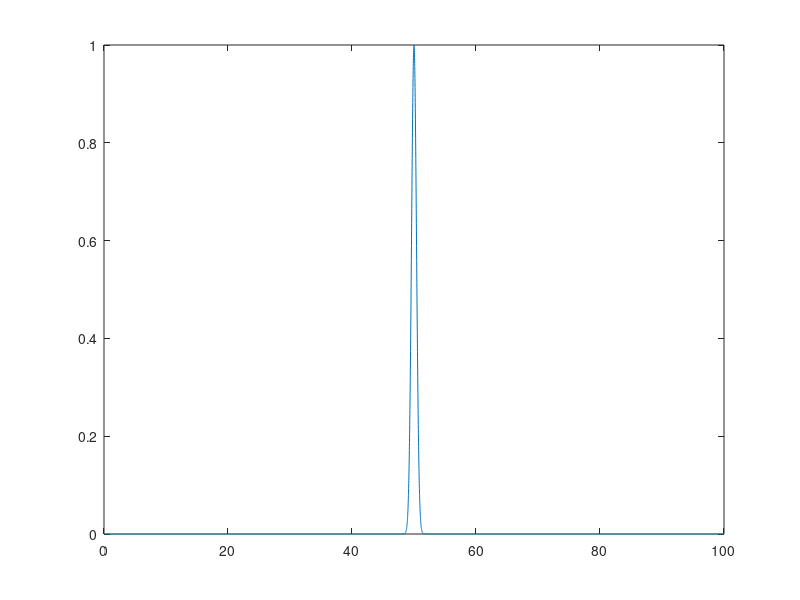
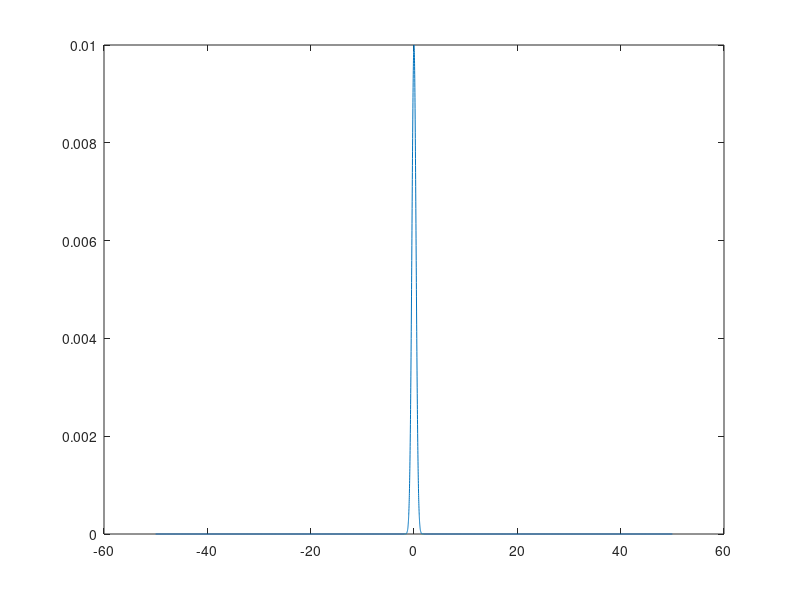

Recreate these plots in MATLAB, in order.
close all
clear all
% code for understanding for matlab uses fft
fs = 100;               % sampling frequency
fq = 15;
a  = 1;
N  = 100;
t0 = 50;
t  = 0:(1/fs):(N); % time vector
n  = length(t);
%S  = cos(2*pi*fq*t);
S  = exp(-pi*a*(t-t0).^2);
X  = fft(S);
f  = (0:n-1)*(fs/n);     %frequency range
power = abs(X)/n;    %power
plot(t,S)
Y = fftshift(X);
fshift = (-n/2:n/2-1)*(fs/n); % zero-centered frequency range
powershift = abs(Y)/n;     % zero-centered power
figure;
plot(fshift,powershift)